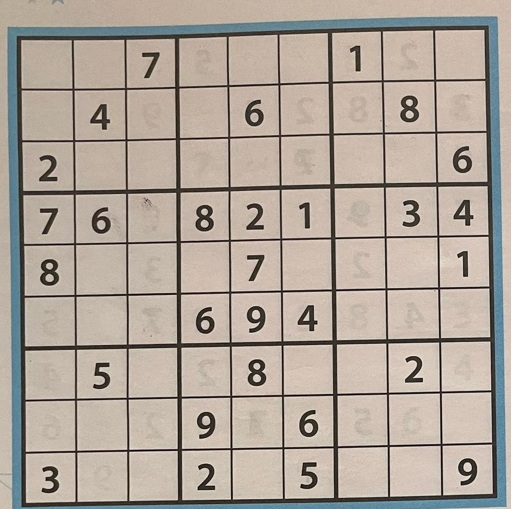
#> input picture DeepLearning/CNN/Sudoku/sudoku.jpg, 512 x 509 px; the run also reads 1 picture not shown here
$ jupyter execute --allow-errors sudoku.ipynb
#> lines starting #> are read from the running program, lines starting #| are printed output that depends on the picture; after the words box and inside, x2 and y2 are one past the last pixel; in counts of white or black regions, pixels touching at a corner belong together
[cell 1]
import cv2
import numpy as np
import matplotlib.pyplot as plt

def mostrar(img, cmap='gray', titulo=''):
    plt.imshow(img, cmap=cmap)
    plt.title(titulo)
    plt.axis('off')
    plt.show()

# 1. Cargar imagen
img = cv2.imread('sudoku.jpg')
#> img is the input picture: shape (509, 512, 3); mean B, G, R 154.6, 165.2, 175.9
img_original = img.copy()
gray = cv2.cvtColor(img, cv2.COLOR_BGR2GRAY)

# 2. Preprocesar: desenfoque + umbral adaptativo
blur = cv2.GaussianBlur(gray, (7, 7), 3)
thresh = cv2.adaptiveThreshold(blur, 255,
                                cv2.ADAPTIVE_THRESH_GAUSSIAN_C,
                                cv2.THRESH_BINARY_INV, 11, 2)
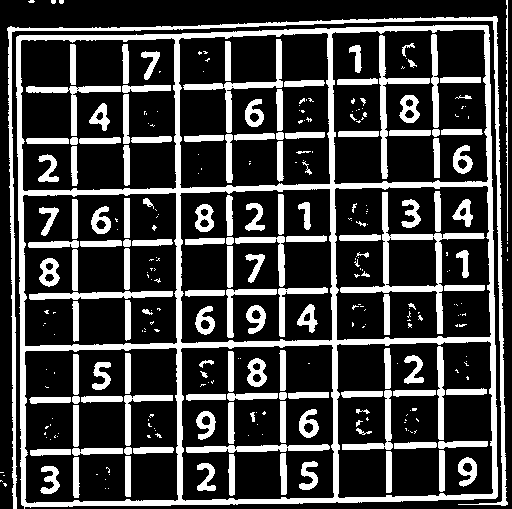
#> thresh: shape (509, 512); 24.9% white; 311 white regions (169 under 20 px)

# 3. Encontrar contornos
contornos, _ = cv2.findContours(thresh, cv2.RETR_EXTERNAL, cv2.CHAIN_APPROX_SIMPLE)
#> contornos = 14 contours, 11 with area under 20; largest, box (x1, y1, x2, y2) and area: (16, 25, 498, 509) 223893, (7, 16, 508, 509) 3944, (506, 0, 508, 232) 106

# 4. Filtrar el contorno más grande (debería ser el tablero)
contorno_tablero = max(contornos, key=cv2.contourArea)
#> contorno_tablero = contour of 184 points, box (x1, y1, x2, y2) (16, 25, 498, 509), area 223893

# 5. Aproximar el contorno a un polígono (idealmente un cuadrado)
peri = cv2.arcLength(contorno_tablero, True)
#> peri = 1934.4
approx = cv2.approxPolyDP(contorno_tablero, 0.02 * peri, True)
#> approx = [[487, 25], [16, 37], [24, 508], [497, 496]]

if len(approx) == 4:
    pts = approx.reshape(4, 2)
#> pts = [[487, 25], [16, 37], [24, 508], [497, 496]]

    # Ordenar puntos: superior izq, superior der, inf der, inf izq
    def ordenar_puntos(pts):
        suma = pts.sum(axis=1)
#> suma = [512, 53, 532, 993]
        resta = np.diff(pts, axis=1)
#> resta = [-462, 21, 484, -1]

        ordenados = np.zeros((4, 2), dtype="float32")
        ordenados[0] = pts[np.argmin(suma)]
        ordenados[2] = pts[np.argmax(suma)]
        ordenados[1] = pts[np.argmin(resta)]
        ordenados[3] = pts[np.argmax(resta)]
        return ordenados

    pts_ordenados = ordenar_puntos(pts)
#> pts_ordenados = [[16, 37], [487, 25], [497, 496], [24, 508]]

    # 6. Transformación de perspectiva
    lado = 450
    destino = np.array([[0, 0], [lado-1, 0], [lado-1, lado-1], [0, lado-1]], dtype="float32")
    M = cv2.getPerspectiveTransform(pts_ordenados, destino)
#> M = [[0.953, -0.0162, -14.65], [0.0244, 0.957, -35.81], [4.58e-07, 9.01e-06, 1]]
    warp = cv2.warpPerspective(img_original, M, (lado, lado))

    mostrar(warp, titulo='Tablero de Sudoku enderezado')
else:
    print("No se detectó un tablero cuadrado.")

Hay algunos problemas con la imagen, posibles soluciones serían:

    Conversión a escala de grises

    Ecualización del histograma

    Binarización más robusta (con cv2.THRESH_OTSU)

    Filtrado más riguroso de contornos

[cell 2]
import cv2
import numpy as np
import matplotlib.pyplot as plt

# Ruta a tu imagen
image_path = "sudoku.jpg"
img = cv2.imread(image_path)
img_original = img.copy()

# Escala de grises y ecualización
gray = cv2.cvtColor(img, cv2.COLOR_BGR2GRAY)
gray_eq = cv2.equalizeHist(gray)
blur = cv2.GaussianBlur(gray_eq, (7, 7), 0)
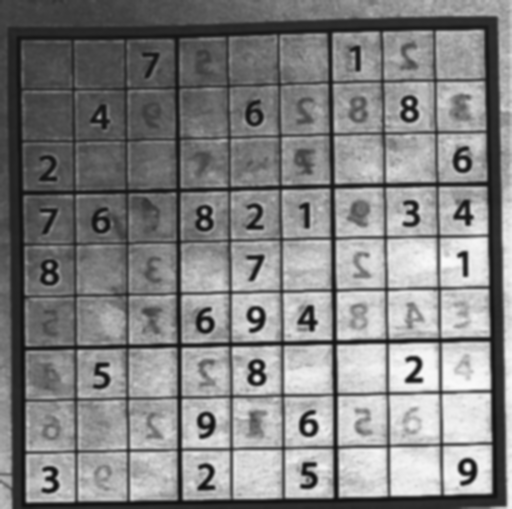
#> blur: shape (509, 512); min 16, max 250, mean 130

# Binarización adaptativa con Otsu
_, thresh = cv2.threshold(blur, 0, 255, cv2.THRESH_BINARY_INV + cv2.THRESH_OTSU)
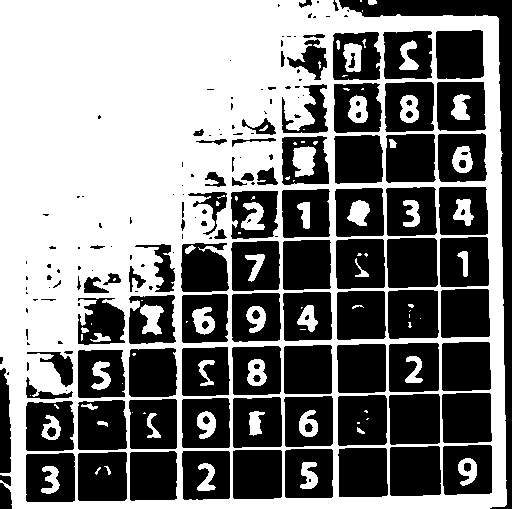
#> thresh: shape (509, 512); 50.3% white; 188 black regions (87 under 20 px)

# Buscar contornos
contours, _ = cv2.findContours(thresh, cv2.RETR_EXTERNAL, cv2.CHAIN_APPROX_SIMPLE)
#> contours = 4 contours, 2 with area under 20; largest, box (x1, y1, x2, y2) and area: (0, 0, 507, 509) 251003, (368, 0, 377, 5) 28

# Detectar el contorno cuadrado más grande
max_contour = None
max_area = 0
for cnt in contours:
    peri = cv2.arcLength(cnt, True)
    approx = cv2.approxPolyDP(cnt, 0.02 * peri, True)
    if len(approx) == 4 and cv2.contourArea(cnt) > max_area:
        max_area = cv2.contourArea(cnt)
        max_contour = approx
#> this loop made 4 passes
#> (peri, max_area, max_contour) on pass 4: (2140.7, 251003, [[0, 0], [12, 508], [504, 506], [498, 18]])
#> after the loop, max_area = 251003

# Si se detecta correctamente el contorno
if max_contour is not None:
    pts = max_contour.reshape(4, 2)
#> pts = [[0, 0], [12, 508], [504, 506], [498, 18]]

    def ordenar_puntos(pts):
        suma = pts.sum(axis=1)
#> suma = [0, 520, 1010, 516]
        resta = np.diff(pts, axis=1)
#> resta = [0, 496, 2, -480]
        ordenados = np.zeros((4, 2), dtype="float32")
        ordenados[0] = pts[np.argmin(suma)]
        ordenados[2] = pts[np.argmax(suma)]
        ordenados[1] = pts[np.argmin(resta)]
        ordenados[3] = pts[np.argmax(resta)]
        return ordenados

    pts_ordenados = ordenar_puntos(pts)
#> pts_ordenados = [[0, 0], [498, 18], [504, 506], [12, 508]]
    destino = np.array([[0, 0], [449, 0], [449, 449], [0, 449]], dtype="float32")
    M = cv2.getPerspectiveTransform(pts_ordenados, destino)
#> M = [[0.867, -0.0205, 0], [-0.0316, 0.874, 0], [-7.84e-05, -2.09e-05, 1]]
    warp = cv2.warpPerspective(img_original, M, (450, 450))
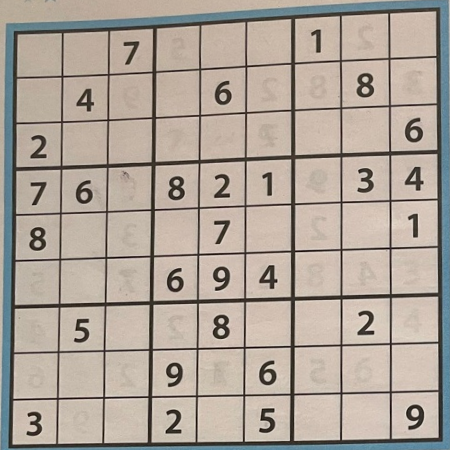
#> warp: shape (450, 450, 3); mean B, G, R 153.7, 164.2, 174.9


    # Mostrar el original

    plt.imshow(img)
    plt.title("Imagen original")
    plt.axis("off")
    plt.show()


    # Mostrar el resultado
    plt.imshow(cv2.cvtColor(warp, cv2.COLOR_BGR2RGB))

    plt.title("Tablero de Sudoku detectado y corregido")
    plt.axis("off")
    plt.show()
else:
    print("No se detectó un tablero cuadrado.")

Ahora necesitamos evaluar cada celda. Para ello tendremos que separarlas antes de detectar el valor en el interior

[cell 3]
import os
import cv2

# Crear carpeta para guardar las celdas
os.makedirs("celdas_sudoku", exist_ok=True)

# Dimensiones del tablero aplanado
alto_total, ancho_total = warp.shape[:2]
tam_celda_x = ancho_total // 9
tam_celda_y = alto_total // 9

# Cortar y guardar las 81 celdas
celdas = []
for fila in range(9):
    for col in range(9):
        x1 = col * tam_celda_x
        y1 = fila * tam_celda_y
        x2 = (col + 1) * tam_celda_x
        y2 = (fila + 1) * tam_celda_y
        celda = warp[y1:y2, x1:x2]

        # Convertir a escala de grises y ajustar tamaño (por ejemplo, 28x28)
        celda_gray = cv2.cvtColor(celda, cv2.COLOR_BGR2GRAY)
        celda_resized = cv2.resize(celda_gray, (28, 28), interpolation=cv2.INTER_AREA)

        # Guardar la celda
        nombre = f"celdas_sudoku/celda_{fila}_{col}.png"
        cv2.imwrite(nombre, celda_resized)

        celdas.append(celda_resized)
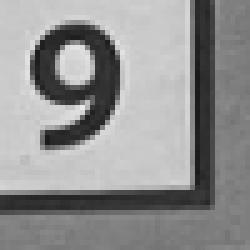
#> celda_gray: shape (50, 50) (shown 5 times larger); min 24, max 236, mean 145.2
#> after the loop, celdas = 81 items

print(f"Guardadas {len(celdas)} celdas en la carpeta 'celdas_sudoku'")
#| Guardadas 81 celdas en la carpeta 'celdas_sudoku'

[cell 4]
# Parámetro: cuánto recortar del borde (5% por cada lado)
recorte_ratio = 0.05

# Cortar y guardar las celdas centradas
os.makedirs("celdas_recortadas", exist_ok=True)
celdas = []

for fila in range(9):
    for col in range(9):
        x1 = col * tam_celda_x
        y1 = fila * tam_celda_y
        x2 = (col + 1) * tam_celda_x
        y2 = (fila + 1) * tam_celda_y

        # Recorte interno para evitar bordes negros
        dx = int(tam_celda_x * recorte_ratio)
        dy = int(tam_celda_y * recorte_ratio)
        celda = warp[y1 + dy:y2 - dy, x1 + dx:x2 - dx]

        # Convertir a grises y escalar a 28x28
        celda_gray = cv2.cvtColor(celda, cv2.COLOR_BGR2GRAY)
        celda_resized = cv2.resize(celda_gray, (28, 28), interpolation=cv2.INTER_AREA)

        nombre = f"celdas_recortadas/celda_{fila}_{col}.png"
        cv2.imwrite(nombre, celda_resized)
        celdas.append(celda_resized)
#> celda: shape (46, 46, 3)
#> celda_gray: shape (46, 46)

Seguimos teniendo problemas con el recorte de las celdas. Ahora tenemos dos opciones. O conseguir que la imagen esté más limpia, o binarizar. Imaginemos que no podemos tener acceso a la imagen original.

[cell 5]
import cv2
import numpy as np
import os
from matplotlib import pyplot as plt

# 🧱 Función que limpia y centra el dígito en la celda
def procesar_celda(celda_bgr):
    gray = cv2.cvtColor(celda_bgr, cv2.COLOR_BGR2GRAY)
    _, binarizada = cv2.threshold(gray, 0, 255, cv2.THRESH_BINARY_INV + cv2.THRESH_OTSU)

    contornos, _ = cv2.findContours(binarizada, cv2.RETR_EXTERNAL, cv2.CHAIN_APPROX_SIMPLE)

    if contornos:
        contorno = max(contornos, key=cv2.contourArea)
        x, y, w, h = cv2.boundingRect(contorno)

        recorte = binarizada[y:y+h, x:x+w]
        lado_max = max(w, h)
        lienzo = np.zeros((lado_max, lado_max), dtype=np.uint8)
        x_offset = (lado_max - w) // 2
        y_offset = (lado_max - h) // 2
        lienzo[y_offset:y_offset+h, x_offset:x_offset+w] = recorte

        final = cv2.resize(lienzo, (28, 28), interpolation=cv2.INTER_NEAREST)
    else:
        final = np.zeros((28, 28), dtype=np.uint8)

    return final

# ⚙️ Cortar celdas desde el tablero "warp"
def extraer_celdas(warp):
    alto_total, ancho_total = warp.shape[:2]
    tam_celda_x = ancho_total // 9
    tam_celda_y = alto_total // 9

    os.makedirs("celdas_procesadas", exist_ok=True)
    celdas = []

    for fila in range(9):
        for col in range(9):
            x1 = col * tam_celda_x
            y1 = fila * tam_celda_y
            x2 = (col + 1) * tam_celda_x
            y2 = (fila + 1) * tam_celda_y

            celda = warp[y1:y2, x1:x2]
            celda_limpia = procesar_celda(celda)

            nombre = f"celdas_procesadas/celda_{fila}_{col}.png"
            cv2.imwrite(nombre, celda_limpia)
            celdas.append(celda_limpia)
#> this loop made 9 passes
#> pass 1, in procesar_celda, `final = cv2.resize(lienzo, (28, 28), interpolation=cv2.INTER_NEAREST)`:
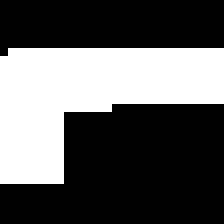
#> final: shape (28, 28) (shown 8 times larger); 35.8% white; 1 white region, box (x1, y1, x2, y2) and area: (0, 6, 28, 23) 281
#> after the loop, celdas = 81 items

    return celdas

# 🔄 Ejecutar el procesamiento
celdas_procesadas = extraer_celdas(warp)
#> celdas_procesadas = 81 items

# 🖼️ Mostrar algunas celdas
plt.figure(figsize=(6, 6))
for i in range(9):
    plt.subplot(3, 3, i + 1)
    plt.imshow(celdas_procesadas[i], cmap='gray')
    plt.axis('off')
    plt.title(f'Celda {i}')
plt.tight_layout()
plt.show()

Sigue sin ser optimo, así que vamos a combinar:

    Detección de dígito con análisis de área blanca (cuánto ocupa el número)

    Si detectamos que la celda tiene un número, hacemos recorte automático sobre su zona

    Si no, la tratamos como celda vacía (todo negro)

[cell 6]
def procesar_celda_mejorada(celda_bgr, umbral_min_area=50):
    gray = cv2.cvtColor(celda_bgr, cv2.COLOR_BGR2GRAY)
    _, binaria = cv2.threshold(gray, 0, 255, cv2.THRESH_BINARY_INV + cv2.THRESH_OTSU)
    kernel = np.ones((2,2), np.uint8)
    binaria = cv2.erode(binaria, kernel)

    contornos, _ = cv2.findContours(binaria, cv2.RETR_EXTERNAL, cv2.CHAIN_APPROX_SIMPLE)
    if contornos:
        contorno = max(contornos, key=cv2.contourArea)
        area = cv2.contourArea(contorno)
        if area > umbral_min_area:
            x, y, w, h = cv2.boundingRect(contorno)
            recorte = binaria[y:y+h, x:x+w]
            tam_max = max(w, h)
            lienzo = np.zeros((tam_max, tam_max), dtype=np.uint8)
            x_offset = (tam_max - w) // 2
            y_offset = (tam_max - h) // 2
            lienzo[y_offset:y_offset+h, x_offset:x_offset+w] = recorte
            return cv2.resize(lienzo, (28, 28), interpolation=cv2.INTER_NEAREST)
    return np.zeros((28, 28), dtype=np.uint8)

[cell 7]
os.makedirs("celdas_procesadas", exist_ok=True)
celdas_procesadas = []

alto_total, ancho_total = warp.shape[:2]
tam_celda_x = ancho_total // 9
tam_celda_y = alto_total // 9

for fila in range(9):
    for col in range(9):
        x1 = col * tam_celda_x
        y1 = fila * tam_celda_y
        x2 = (col + 1) * tam_celda_x
        y2 = (fila + 1) * tam_celda_y
        celda = warp[y1:y2, x1:x2]
        celda_limpia = procesar_celda_mejorada(celda)
        cv2.imwrite(f"celdas_procesadas/celda_{fila}_{col}.png", celda_limpia)
        celdas_procesadas.append(celda_limpia)
#> this loop made 9 passes
#> pass 1, in procesar_celda_mejorada, `recorte = binaria[y:y+h, x:x+w]`:
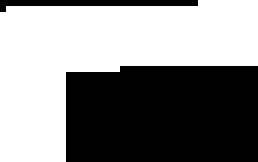
#> recorte: shape (27, 43) (shown 6 times larger); 53.7% white; 2 black regions, box (x1, y1, x2, y2) and area: (11, 11, 43, 27) 503, (0, 0, 33, 2) 34
#> pass 1, in procesar_celda_mejorada (call 2), `_, binaria = cv2.threshold(gray, 0, 255, cv2.THRESH_BINARY_INV + cv2.T..`:
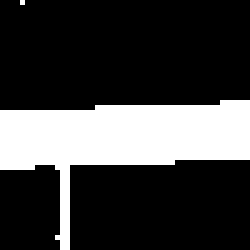
#> binaria: shape (50, 50) (shown 5 times larger); 24.6% white; 2 white regions (1 under 20 px), largest, box (x1, y1, x2, y2) and area: (0, 20, 50, 50) 615

[cell 8]
plt.figure(figsize=(6, 6))
for i in range(9):
    plt.subplot(3, 3, i + 1)
    plt.imshow(celdas_procesadas[i], cmap='gray')
    plt.title(f"Celda {i}")
    plt.axis('off')
plt.tight_layout()
plt.show()
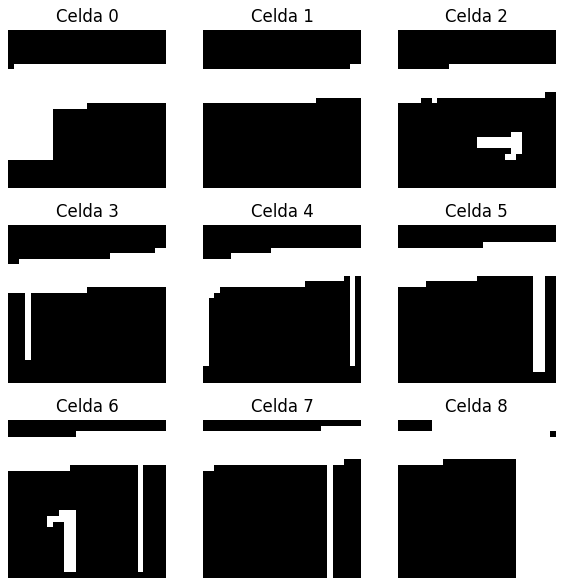
#> figure drawn by matplotlib, 9 panels

Sigue sin ser optimo, probemos entonces mejorando contraste

[cell 9]
def mejorar_contraste_con_clahe(imagen_bgr):
    gris = cv2.cvtColor(imagen_bgr, cv2.COLOR_BGR2GRAY)
    clahe = cv2.createCLAHE(clipLimit=2.0, tileGridSize=(8, 8))
    mejorada = clahe.apply(gris)
    return mejorada

[cell 10]
def extraer_digito_con_contraste(celda_bgr, area_minima=50):
    gris_clahe = mejorar_contraste_con_clahe(celda_bgr)
    borrosa = cv2.GaussianBlur(gris_clahe, (3, 3), 0)
    _, binaria = cv2.threshold(borrosa, 0, 255, cv2.THRESH_BINARY_INV + cv2.THRESH_OTSU)

    # Erosión ligera para eliminar bordes del marco
    binaria = cv2.erode(binaria, np.ones((2, 2), np.uint8), iterations=1)

    contornos, _ = cv2.findContours(binaria, cv2.RETR_EXTERNAL, cv2.CHAIN_APPROX_SIMPLE)
    if contornos:
        contorno = max(contornos, key=cv2.contourArea)
        area = cv2.contourArea(contorno)
        if area > area_minima:
            x, y, w, h = cv2.boundingRect(contorno)
            recorte = binaria[y:y+h, x:x+w]
            tam_max = max(w, h)
            lienzo = np.zeros((tam_max, tam_max), dtype=np.uint8)
            x_offset = (tam_max - w) // 2
            y_offset = (tam_max - h) // 2
            lienzo[y_offset:y_offset+h, x_offset:x_offset+w] = recorte
            return cv2.resize(lienzo, (28, 28), interpolation=cv2.INTER_NEAREST)
    return np.zeros((28, 28), dtype=np.uint8)

[cell 11]
celdas_mejoradas = []
os.makedirs("celdas_contrastadas", exist_ok=True)

for fila in range(9):
    for col in range(9):
        x1 = col * tam_celda_x
        y1 = fila * tam_celda_y
        x2 = (col + 1) * tam_celda_x
        y2 = (fila + 1) * tam_celda_y
        celda = warp[y1:y2, x1:x2]
        limpia = extraer_digito_con_contraste(celda)
        celdas_mejoradas.append(limpia)
        cv2.imwrite(f"celdas_contrastadas/celda_{fila}_{col}.png", limpia)
#> this loop made 9 passes
#> pass 1, in extraer_digito_con_contraste, `borrosa = cv2.GaussianBlur(gris_clahe, (3, 3), 0)`:
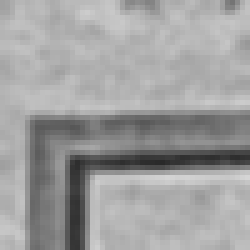
#> borrosa: shape (50, 50) (shown 5 times larger); min 41, max 213, mean 159.3

Tampoco es optimo, así que vamos con una imagen más limpia, he corregido la inclinación, brillo y contraste

[cell 12]
import cv2
import numpy as np
import matplotlib.pyplot as plt

image_path = "sudoku2.jpg"
img = cv2.imread(image_path)
#> (the rest of the program and of its run is left out)
